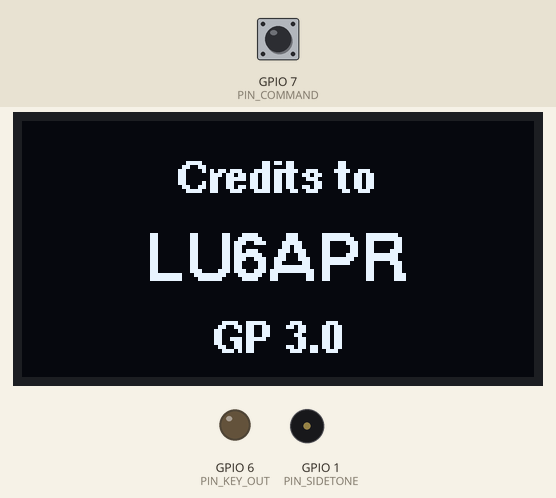
The sketch below on a simulated ESP32-S3. Parts: 128×64 one-colour display, output pins drawn as LEDs (lit = HIGH), buzzer (waves = sounding). The test bench sets the inputs (shaded band); at power-on: GPIO 7 (PIN_COMMAND) HIGH.

Above: at 3.1 s.
At 7.3 s:
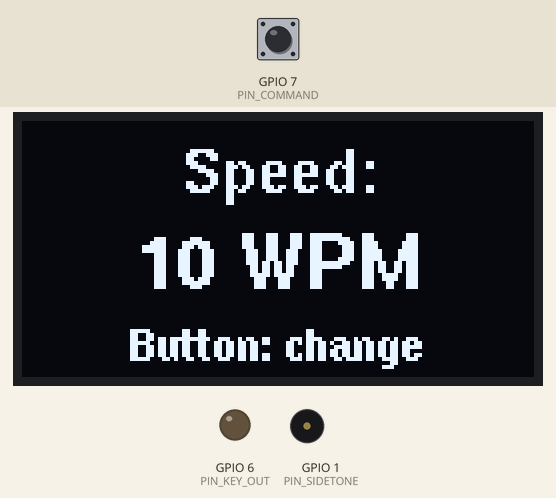
7.4 s: GPIO 7 (PIN_COMMAND) pulled LOW for 0.15 s
At 10.0 s:
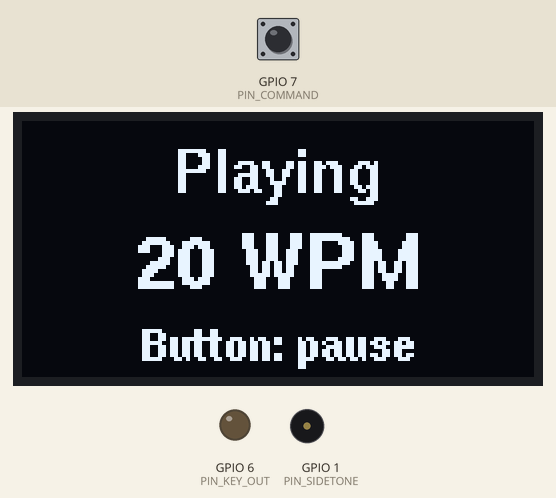
10.5 s: GPIO 7 (PIN_COMMAND) pulled LOW for 1 s
At 11.57 s:
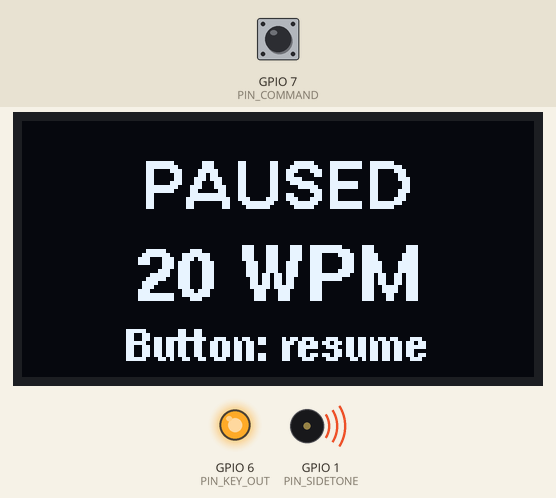
12.1 s: GPIO 7 (PIN_COMMAND) pulled LOW for 3.2 s
Timing chart, 0 to 21.9 s (numbered marks = the images above; inputs shaded):
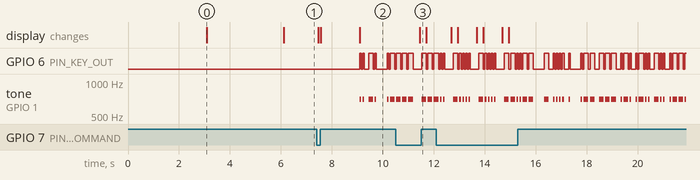

The sketch:

cw_books_20k_ENG.ino
```cpp
// ==========================================
//   LIBRARIES
// ==========================================
#include <Arduino.h>
#include <U8g2lib.h>
#include <Wire.h>

// ==========================================
//   PIN CONFIGURATION
// ==========================================
#define PIN_DIT         2
#define PIN_DAH         3
#define PIN_COMMAND     7
#define PIN_SIDETONE    1
#define PIN_KEY_OUT     6

#define I2C_SDA         5
#define I2C_SCL         4

// ==========================================
//   DISPLAY
// ==========================================
U8G2_SH1106_128X64_NONAME_F_HW_I2C u8g2(U8G2_R0, U8X8_PIN_NONE);

// ==========================================
//   CW CONFIGURATION
// ==========================================
#define FREQ_SIDETONE   700
#define DEBOUNCE_TIME   50
#define WAIT_TIME       1500

const int speeds[] = {10, 15, 20, 25, 30, 35};
const int numSpeeds = 6;
int currentSpeedIndex = 0;
unsigned long lastButtonPress = 0;
bool waitingToStart = false;
bool isPlaying = false;
bool isPaused = false;
int currentCharIndex = 0;

// ==========================================
//   MORSE CODE TABLE
// ==========================================
struct MorseCode {
  char character;
  uint8_t code;
  uint8_t length;
};

const MorseCode morseTable[] PROGMEM = {
  {'A', 0b01, 2}, {'B', 0b1000, 4}, {'C', 0b1010, 4}, {'D', 0b100, 3},
  {'E', 0b0, 1}, {'F', 0b0010, 4}, {'G', 0b110, 3}, {'H', 0b0000, 4},
  {'I', 0b00, 2}, {'J', 0b0111, 4}, {'K', 0b101, 3}, {'L', 0b0100, 4},
  {'M', 0b11, 2}, {'N', 0b10, 2}, {'O', 0b111, 3}, {'P', 0b0110, 4},
  {'Q', 0b1101, 4}, {'R', 0b010, 3}, {'S', 0b000, 3}, {'T', 0b1, 1},
  {'U', 0b001, 3}, {'V', 0b0001, 4}, {'W', 0b011, 3}, {'X', 0b1001, 4},
  {'Y', 0b1011, 4}, {'Z', 0b1100, 4},
  {'0', 0b11111, 5}, {'1', 0b01111, 5}, {'2', 0b00111, 5}, {'3', 0b00011, 5},
  {'4', 0b00001, 5}, {'5', 0b00000, 5}, {'6', 0b10000, 5}, {'7', 0b11000, 5},
  {'8', 0b11100, 5}, {'9', 0b11110, 5},
  {'.', 0b010101, 6}, {',', 0b110011, 6}, {'?', 0b001100, 6}, {'\'', 0b011110, 6},
  {'!', 0b101011, 6}, {'/', 0b10010, 5}, {'(', 0b10110, 5}, {')', 0b101101, 6},
  {'&', 0b01000, 5}, {':', 0b111000, 6}, {';', 0b101010, 6}, {'=', 0b10001, 5},
  {'+', 0b01010, 5}, {'-', 0b100001, 6}, {'_', 0b001101, 6}, {'"', 0b010010, 6},
  {'$', 0b0001001, 7}, {'@', 0b011010, 6}
};

const int morseTableSize = sizeof(morseTable) / sizeof(morseTable[0]);

// ==========================================
//   TEXT IN ENGLISH
// ==========================================
const char text[] PROGMEM =
"In 1866, the world's oceans are terrorized by a supposed sea monster that sinks ships. "
"French professor Pierre Aronnax, a passionate marine biologist, his loyal servant Conseil, "
"and the hot-tempered Canadian harpooner Ned Land join an expedition aboard the Abraham Lincoln "
"to hunt the beast. After months of fruitless search, they finally locate the monster. However, "
"during the attack, the three men are thrown into the sea and discover the shocking truth: it is "
"not a creature, but the Nautilus, an advanced technology submarine. They are taken prisoner by "
"its enigmatic commander, Captain Nemo. Nemo is a brilliant, cultured, and deeply misanthropic "
"man who has broken all ties with humanity and the surface. He has designed the Nautilus to live "
"exclusively in the ocean, feeding on its resources and sailing in total freedom. Aronnax, "
"fascinated by the scientific wonders and the submarine's library, accepts his captivity, while "
"Ned Land only thinks of escape. Thus begins a journey of twenty thousand leagues through the "
"ocean floors. Nemo shows them an underwater world full of wonders: they walk through sea "
"forests, explore the submerged ruins of Atlantis, dive in the coal mines of volcanic islands, "
"and discover life in the abyssal depths. The voyage takes them through the seas of Japan, the "
"coasts of New Guinea, the Indian Ocean, and the Mediterranean. At a crucial moment, the "
"Nautilus becomes trapped under ice at the South Pole. After anguishing days where they nearly "
"suffocate from lack of oxygen, they manage to free the submarine and escape. Later, they face "
"a terrible giant squid in which a crewman loses his life, showing Nemo's vulnerable side. "
"However, Aronnax's admiration turns to horror when he discovers the Captain's true nature. "
"Nemo uses the Nautilus as an instrument of revenge against the imperialist nations that oppress "
"peoples. In a devastating act, the submarine rams and sinks a warship, drowning its entire "
"crew. Aronnax understands that Nemo is not just a scientist, but a man consumed by hatred and "
"bloodlust. Determined to flee before the captain leads them to perdition, the three prisoners "
"await their opportunity. As the Nautilus is dragged toward the dangerous Maelstrom whirlpool "
"off the coast of Norway, Aronnax, Conseil, and Ned Land manage to board a lifeboat and escape. "
"The three men survive and are rescued by a fisherman. Aronnax returns to civilization, but his "
"mind remains forever trapped in the depths. Although he is saved, the professor never forgets "
"Captain Nemo, nor the unfathomable wonders and terrors hidden by the oceans, wondering "
"eternally if the mysterious commander and his submarine finally found peace in the abyss. "
"Today, looking at the sea, I hear the echo of its propellers, remembering that beneath the "
"waves lies the legacy of a genius who chose the ocean's darkness over the light.";

// ==========================================
//   AUXILIARY FUNCTIONS
// ==========================================

void drawCenteredStr(int16_t y, const char* text) {
  int16_t x = (u8g2.getDisplayWidth() - u8g2.getStrWidth(text)) / 2;
  u8g2.drawStr(x, y, text);
}

unsigned long getDitDuration(int wpm) {
  return 1200 / wpm;
}

bool getMorseCode(char c, uint8_t &code, uint8_t &length) {
  c = toupper(c);
  for (int i = 0; i < morseTableSize; i++) {
    if (pgm_read_byte(&morseTable[i].character) == c) {
      code = pgm_read_byte(&morseTable[i].code);
      length = pgm_read_byte(&morseTable[i].length);
      return true;
    }
  }
  return false;
}

void playDit(unsigned long ditDuration) {
  digitalWrite(PIN_KEY_OUT, HIGH);
  tone(PIN_SIDETONE, FREQ_SIDETONE);
  delay(ditDuration);
  noTone(PIN_SIDETONE);
  digitalWrite(PIN_KEY_OUT, LOW);
  delay(ditDuration);
}

void playDah(unsigned long ditDuration) {
  digitalWrite(PIN_KEY_OUT, HIGH);
  tone(PIN_SIDETONE, FREQ_SIDETONE);
  delay(ditDuration * 3);
  noTone(PIN_SIDETONE);
  digitalWrite(PIN_KEY_OUT, LOW);
  delay(ditDuration);
}

void playCharacter(char c, unsigned long ditDuration) {
  uint8_t code, length;

  if (c == ' ') {
    delay(ditDuration * 4);
    return;
  }

  if (getMorseCode(c, code, length)) {
    for (int i = length - 1; i >= 0; i--) {
      if ((code >> i) & 1) {
        playDah(ditDuration);
      } else {
        playDit(ditDuration);
      }
    }
    delay(ditDuration * 2);
  }
}

void playText() {
  unsigned long ditDuration = getDitDuration(speeds[currentSpeedIndex]);
  int len = strlen(text);

  for (currentCharIndex = 0; currentCharIndex < len; currentCharIndex++) {
    char c = pgm_read_byte(&text[currentCharIndex]);
    playCharacter(c, ditDuration);

    if (digitalRead(PIN_COMMAND) == LOW) {
      delay(DEBOUNCE_TIME);
      if (digitalRead(PIN_COMMAND) == LOW) {
        isPaused = true;
        noTone(PIN_SIDETONE);
        digitalWrite(PIN_KEY_OUT, LOW);
        showPausedScreen();

        while (isPaused) {
          if (digitalRead(PIN_COMMAND) == LOW) {
            delay(DEBOUNCE_TIME);
            if (digitalRead(PIN_COMMAND) == LOW) {
              isPaused = false;
              showPlayingScreen();
            }
          }
          delay(10);
        }
      }
    }
  }
}

// ==========================================
//   SCREENS
// ==========================================

void showSplashScreen() {
  u8g2.clearBuffer();

  u8g2.setFont(u8g2_font_helvB10_tr);
  drawCenteredStr(20, "CW Adventures");

  u8g2.setFont(u8g2_font_helvB12_tr);
  drawCenteredStr(42, "20,000 Leagues");

  u8g2.setFont(u8g2_font_helvB10_tr);
  drawCenteredStr(60, "Under the Sea");

  u8g2.sendBuffer();
  delay(3000);
}

void showCreditsScreen() {
  u8g2.clearBuffer();

  u8g2.setFont(u8g2_font_helvB08_tr);
  drawCenteredStr(18, "Credits to");

  u8g2.setFont(u8g2_font_helvB12_tr);
  drawCenteredStr(40, "LU6APR");

  u8g2.setFont(u8g2_font_helvB08_tr);
  drawCenteredStr(58, "GP 3.0");

  u8g2.sendBuffer();
  delay(3000);
}

void showSpeedSelection() {
  u8g2.clearBuffer();

  u8g2.setFont(u8g2_font_helvB10_tr);
  drawCenteredStr(18, "Speed:");

  char speedStr[10];
  sprintf(speedStr, "%d WPM", speeds[currentSpeedIndex]);
  u8g2.setFont(u8g2_font_helvB14_tr);
  drawCenteredStr(42, speedStr);

  u8g2.setFont(u8g2_font_helvB08_tr);
  drawCenteredStr(60, "Button: change");

  u8g2.sendBuffer();
}

void showPlayingScreen() {
  u8g2.clearBuffer();

  u8g2.setFont(u8g2_font_helvB10_tr);
  drawCenteredStr(18, "Playing");

  char speedStr[10];
  sprintf(speedStr, "%d WPM", speeds[currentSpeedIndex]);
  u8g2.setFont(u8g2_font_helvB14_tr);
  drawCenteredStr(42, speedStr);

  u8g2.setFont(u8g2_font_helvB08_tr);
  drawCenteredStr(60, "Button: pause");

  u8g2.sendBuffer();
}

void showPausedScreen() {
  u8g2.clearBuffer();

  u8g2.setFont(u8g2_font_helvB12_tr);
  drawCenteredStr(22, "PAUSED");

  char speedStr[10];
  sprintf(speedStr, "%d WPM", speeds[currentSpeedIndex]);
  u8g2.setFont(u8g2_font_helvB14_tr);
  drawCenteredStr(45, speedStr);

  u8g2.setFont(u8g2_font_helvB08_tr);
  drawCenteredStr(60, "Button: resume");

  u8g2.sendBuffer();
}

// ==========================================
//   SETUP
// ==========================================
void setup() {
  pinMode(PIN_DIT, INPUT_PULLUP);
  pinMode(PIN_DAH, INPUT_PULLUP);
  pinMode(PIN_COMMAND, INPUT_PULLUP);
  pinMode(PIN_SIDETONE, OUTPUT);
  pinMode(PIN_KEY_OUT, OUTPUT);

  digitalWrite(PIN_KEY_OUT, LOW);
  noTone(PIN_SIDETONE);

  Wire.begin(I2C_SDA, I2C_SCL);
  u8g2.begin();

  showSplashScreen();
  showCreditsScreen();
  showSpeedSelection();
}

// ==========================================
//   LOOP
// ==========================================
void loop() {
  if (digitalRead(PIN_COMMAND) == LOW) {
    delay(DEBOUNCE_TIME);
    if (digitalRead(PIN_COMMAND) == LOW) {
      if (!isPlaying) {
        currentSpeedIndex = (currentSpeedIndex + 1) % numSpeeds;
        showSpeedSelection();
        lastButtonPress = millis();
        waitingToStart = true;
      }
    }
  }

  if (waitingToStart && !isPlaying) {
    if (millis() - lastButtonPress >= WAIT_TIME) {
      waitingToStart = false;
      isPlaying = true;
      isPaused = false;
      currentCharIndex = 0;
      showPlayingScreen();
      playText();
      isPlaying = false;
      showSpeedSelection();
    }
  }

  delay(10);
}
```

Measured:
- after the input at 7.4 s, tone on GPIO 1 (PIN_SIDETONE): plays 700 Hz for 0.06 s, 700 Hz for 0.06 s, 700 Hz for 0.18 s, 700 Hz for 0.06 s, 700 Hz for 0.06 s, 700 Hz for 0.18 s, starting after 1.7 s; the display: first changes after 0.08 s (image 2 shows a later state)
- after the input at 10.5 s, the display: changes after 0.94 s (image 3)
- what the display in image 0 shows lasts 3.0 s, from 3.1 s to 6.1 s
